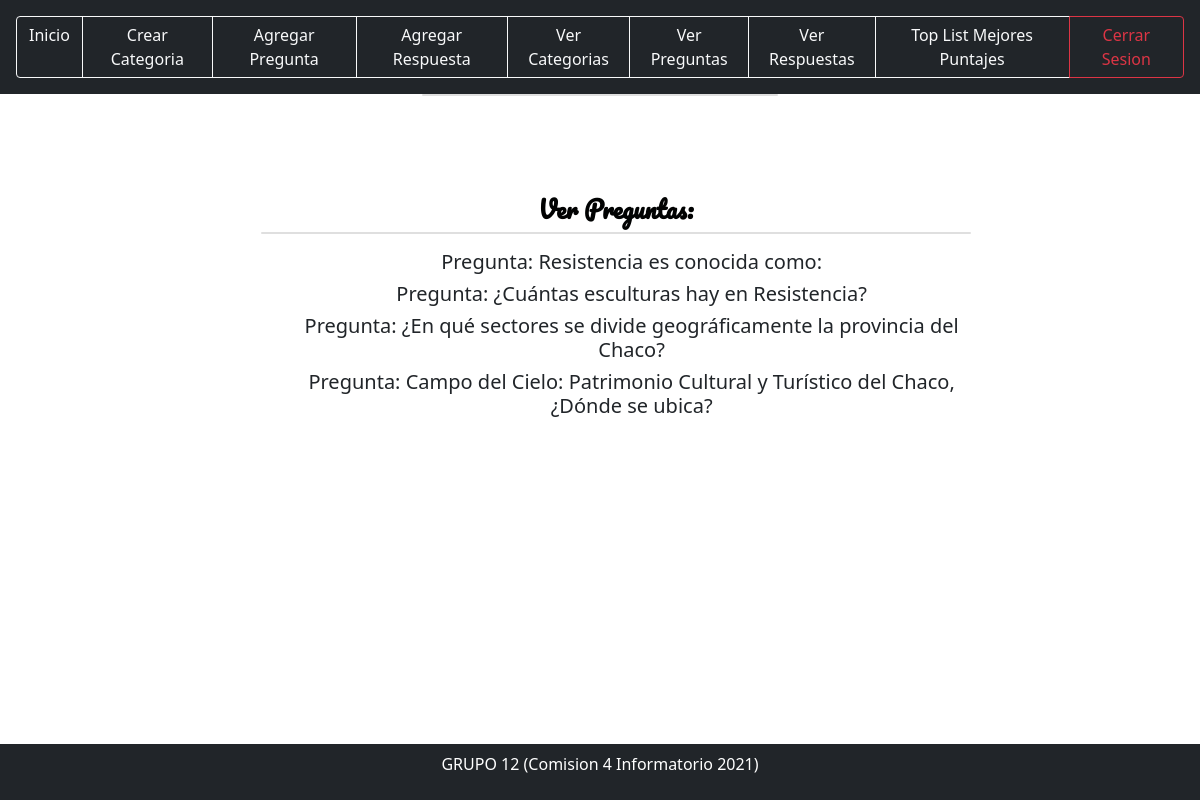
Screenshot of /ver_preguntas/ (signed in) with the database file from the repository.
### juego/models.py (models this page shows)
class Pregunta(models.Model):
	NUMER_DE_RESPUESTAS_PERMITIDAS = 1
	Selec_categoria=models.ForeignKey(Categoria, on_delete=models.CASCADE)
	autor = models.ForeignKey('auth.User', on_delete=models.CASCADE)
	texto = models.CharField(max_length=200,verbose_name='Pregunta')
	max_puntaje = models.DecimalField(verbose_name='Maximo Puntaje', default=10, decimal_places=2, max_digits=6, null = True)
	fecha_creacion = models.DateTimeField(auto_now_add=True)
	def __str__(self):
		return self.texto

### juego/views.py (the view)
# urls.py: path('ver_preguntas/', ver_preguntas, name='ver_preguntas'),
@user_passes_test(lambda u:u.is_staff, login_url=reverse_lazy('HomeUsuario'))
def ver_preguntas(request):
	preguntas=Pregunta.objects.all()
	return render(request, 'administrador/ver_preguntas.html',{'preguntas':preguntas})

### template/administrador/ver_preguntas.html (shortened to what this page needs)
{% extends 'base.html' %}
{% load static %}
{% block content %}
{% include "navbar/navbaradmin.html" %}
<div class="container">
    <div class="row">
        <div class="col-12 col-sm-8 col-md-6 col-lg-4 offset-sm-2 offset-md-3 offset-lg-4">
            <div class="card">
                <div class="box" >
                        <h4 style="font-family: 'Pacifico', cursive; color:rgb(1, 2, 2)"><strong>Ver Preguntas:</strong></h4>
                        <p class="card">
                            <ul style="list-style:decimal;">
                                <table>
                                    {% for cat in preguntas %}
                                     <h5> Pregunta:
                                         {{cat}}
                                     </h5>
                                    {% endfor %}
                                </table>
                            </ul>
                        </div>
                    </div>
                </div>
            </div>
        </div>
{% endblock content %}

### static/css/styles.css (style rules this page uses)
.box { width: 810px; padding: 50px; position: absolute; top: 50%; left: -60%; background: #ffffff; border-radius: 40px; text-align: center; transition: 0.25s; margin-top: 50px }

### rows the page displays
Pregunta: texto "Resistencia es conocida como:"
Pregunta: texto "¿Cuántas esculturas hay en Resistencia?"
Pregunta: texto "¿En qué sectores se divide geográficamente la provincia del Chaco?"
Pregunta: texto "Campo del Cielo: Patrimonio Cultural y Turístico del Chaco, ¿Dónde se ubica?"
